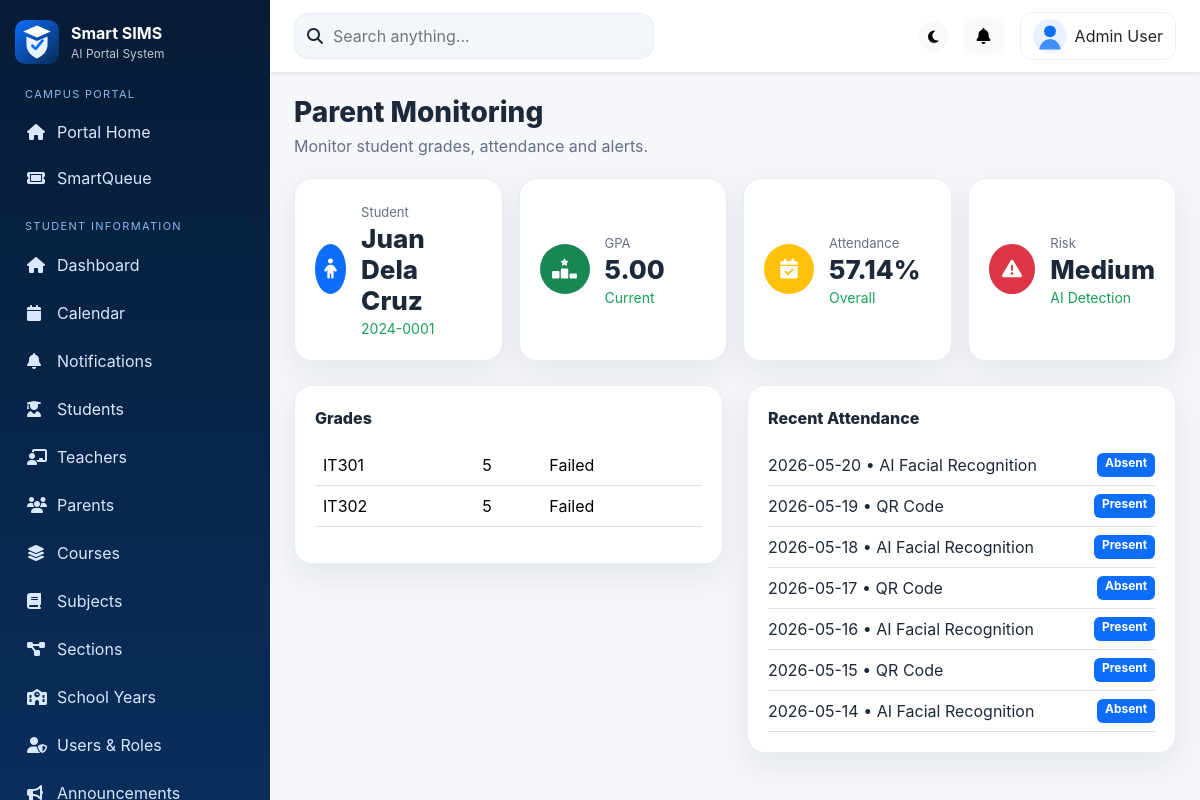
The page /modules/parent/monitor.php (signed in) on the database its author committed.
### tables this page shows
CREATE TABLE users (id INTEGER PRIMARY KEY AUTOINCREMENT, username TEXT UNIQUE NOT NULL, email TEXT UNIQUE, password_hash TEXT NOT NULL, role_id INTEGER NOT NULL, full_name TEXT NOT NULL, status TEXT DEFAULT 'Active', profile_pic TEXT DEFAULT 'default-avatar.svg', last_login TEXT, created_at TEXT DEFAULT CURRENT_TIMESTAMP, FOREIGN KEY(role_id) REFERENCES roles(id));

CREATE TABLE students (id INTEGER PRIMARY KEY AUTOINCREMENT, user_id INTEGER UNIQUE, student_no TEXT UNIQUE NOT NULL, course_id INTEGER, section_id INTEGER, year_level TEXT, birthdate TEXT, gender TEXT, address TEXT, phone TEXT, gpa REAL DEFAULT 1.75, attendance_rate REAL DEFAULT 92.4, risk_level TEXT DEFAULT 'Low', created_at TEXT DEFAULT CURRENT_TIMESTAMP, FOREIGN KEY(user_id) REFERENCES users(id), FOREIGN KEY(course_id) REFERENCES courses(id), FOREIGN KEY(section_id) REFERENCES sections(id));

CREATE TABLE grades (id INTEGER PRIMARY KEY AUTOINCREMENT, student_id INTEGER NOT NULL, subject_id INTEGER NOT NULL, prelim REAL DEFAULT 0, midterm REAL DEFAULT 0, final REAL DEFAULT 0, gpa REAL DEFAULT 0, remarks TEXT, encoded_by INTEGER, created_at TEXT DEFAULT CURRENT_TIMESTAMP, UNIQUE(student_id, subject_id), FOREIGN KEY(student_id) REFERENCES students(id), FOREIGN KEY(subject_id) REFERENCES subjects(id), FOREIGN KEY(encoded_by) REFERENCES users(id));

CREATE TABLE subjects (id INTEGER PRIMARY KEY AUTOINCREMENT, code TEXT UNIQUE NOT NULL, title TEXT NOT NULL, course_id INTEGER, year_level TEXT, units INTEGER DEFAULT 3, teacher_id INTEGER, created_at TEXT DEFAULT CURRENT_TIMESTAMP, FOREIGN KEY(course_id) REFERENCES courses(id));

CREATE TABLE attendance (id INTEGER PRIMARY KEY AUTOINCREMENT, student_id INTEGER NOT NULL, subject_id INTEGER, date TEXT NOT NULL, status TEXT NOT NULL, method TEXT DEFAULT 'Manual', confidence REAL DEFAULT 99.0, marked_by INTEGER, created_at TEXT DEFAULT CURRENT_TIMESTAMP, FOREIGN KEY(student_id) REFERENCES students(id), FOREIGN KEY(subject_id) REFERENCES subjects(id), FOREIGN KEY(marked_by) REFERENCES users(id));

### bootstrap.php (called while the page is built, shortened)
<?php
function db(): PDO {
    static $pdo = null;
    if ($pdo === null) {
        $pdo = new PDO('sqlite:' . DB_PATH);
        $pdo->setAttribute(PDO::ATTR_ERRMODE, PDO::ERRMODE_EXCEPTION);
        $pdo->setAttribute(PDO::ATTR_DEFAULT_FETCH_MODE, PDO::FETCH_ASSOC);
        $pdo->exec('PRAGMA foreign_keys = ON');
    }
    return $pdo;
}
function e($value): string { return htmlspecialchars((string)$value, ENT_QUOTES, 'UTF-8'); }
function root_href(string $path=''): string { return '/sims/' . ltrim($path, '/'); }
function asset(string $path): string { return root_href('assets/' . ltrim($path, '/')); }
function current_user(): ?array { if (empty($_SESSION['user_id'])) return null; $stmt = db()->prepare('SELECT u.*, r.name AS role FROM users u JOIN roles r ON r.id=u.role_id WHERE u.id=?'); $stmt->execute([$_SESSION['user_id']]); return $stmt->fetch() ?: null; }
function rows(string $sql, array $params=[]): array { $st=db()->prepare($sql); $st->execute($params); return $st->fetchAll(); }
function row(string $sql, array $params=[]): ?array { $st=db()->prepare($sql); $st->execute($params); $r=$st->fetch(); return $r ?: null; }
?>

### modules/parent/monitor.php (the view)
<?php require_once __DIR__ . '/../../includes/layout.php'; require_role(['Parent','Admin']); $parent=row('SELECT * FROM parents WHERE user_id=?',[$_SESSION['user_id']]); $child=$parent?row('SELECT s.*,u.full_name FROM students s JOIN users u ON u.id=s.user_id WHERE s.id=?',[$parent['student_id']]):row('SELECT s.*,u.full_name FROM students s JOIN users u ON u.id=s.user_id LIMIT 1'); render_header('Parent Monitoring'); ?><div class="page-title"><div><h1>Parent Monitoring</h1><p>Monitor student grades, attendance and alerts.</p></div></div><?php if($child): ?><div class="row g-3 mb-4"><?php card_stat('Student',$child['full_name'],'fa-child','primary',$child['student_no']); card_stat('GPA',number_format($child['gpa'],2),'fa-ranking-star','success','Current'); card_stat('Attendance',$child['attendance_rate'].'%','fa-calendar-check','warning','Overall'); card_stat('Risk',$child['risk_level'],'fa-triangle-exclamation','danger','AI Detection'); ?></div><div class="row g-4"><div class="col-lg-6"><div class="panel"><div class="panel-title">Grades</div><table class="table"><tbody><?php foreach(rows('SELECT g.*,sub.code FROM grades g JOIN subjects sub ON sub.id=g.subject_id WHERE g.student_id=?',[$child['id']]) as $g): ?><tr><td><?= e($g['code']) ?></td><td><?= e($g['gpa']) ?></td><td><?= e($g['remarks']) ?></td></tr><?php endforeach; ?></tbody></table></div></div><div class="col-lg-6"><div class="panel"><div class="panel-title">Recent Attendance</div><?php foreach(rows('SELECT * FROM attendance WHERE student_id=? ORDER BY date DESC LIMIT 8',[$child['id']]) as $a): ?><div class="d-flex justify-content-between border-bottom py-2"><span><?= e($a['date']) ?> • <?= e($a['method']) ?></span><span class="badge bg-primary"><?= e($a['status']) ?></span></div><?php endforeach; ?></div></div></div><?php else: ?><div class="alert alert-warning">No linked student yet. Contact the administrator.</div><?php endif; ?><?php render_footer(); ?>

### includes/layout.php (shortened to what this page needs)
<?php
require_once __DIR__ . '/../bootstrap.php';
function render_header(string $title='Dashboard'): void {
    $user = current_user();
    $role = $user['role'] ?? 'Guest';
?>
<!doctype html>
<html lang="en">
<head>
    <link href="/sims/assets/css/bootstrap.min.css" rel="stylesheet">
    <link href="/sims/assets/css/fontawesome.min.css" rel="stylesheet">
    <link href="<?= asset('css/style.css') ?>" rel="stylesheet">
</head>
<body>
<div class="app-shell">
<?php render_sidebar($role); ?>
<main class="main-content">
    <nav class="topbar shadow-sm">
        <div class="search-box d-none d-md-flex"><i class="fa-solid fa-search"></i><input id="globalSearch" placeholder="Search anything..."></div>
        <div class="ms-auto d-flex align-items-center gap-3">
            <button class="btn btn-sm btn-light rounded-pill" id="darkModeToggle"><i class="fa-solid fa-moon"></i></button>
            <div class="dropdown">
                <button class="btn btn-light position-relative" data-bs-toggle="dropdown"><i class="fa-solid fa-bell"></i></button>
            </div>
            <div class="dropdown">
                <button class="btn user-chip" data-bs-toggle="dropdown"><img src="<?= asset('images/' . ($user['profile_pic'] ?? 'default-avatar.svg')) ?>" onerror="this.src='<?= asset('images/default-avatar.svg') ?>'"> <span><?= e($user['full_name'] ?? 'Guest') ?></span></button>
            </div>
        </div>
    </nav>
    <div class="page-body">
<?php }
function render_sidebar(string $role): void {
    $baseLinks = [ ['dashboard.php','fa-house','Dashboard'], ['modules/shared/calendar.php','fa-calendar','Calendar'], ['modules/shared/notifications.php','fa-bell','Notifications'] ];
    $links = $baseLinks;
    if ($role === 'Admin') {
        $links = array_merge($links, [
            ['modules/admin/manage.php?entity=students','fa-user-graduate','Students'],
            ['modules/admin/manage.php?entity=teachers','fa-chalkboard-user','Teachers'],
            ['modules/admin/manage.php?entity=parents','fa-users','Parents'],
            ['modules/admin/manage.php?entity=courses','fa-layer-group','Courses'],
            ['modules/admin/manage.php?entity=subjects','fa-book','Subjects'],
            ['modules/admin/manage.php?entity=sections','fa-diagram-project','Sections'],
            ['modules/admin/manage.php?entity=school_years','fa-school','School Years'],
            ['modules/admin/manage.php?entity=users','fa-user-shield','Users & Roles'],
            ['modules/admin/manage.php?entity=announcements','fa-bullhorn','Announcements'],
            ['modules/shared/attendance_ai.php','fa-camera','AI Attendance'],
            ['modules/shared/qr_attendance.php','fa-qrcode','QR Attendance'],
            ['modules/shared/predictive.php','fa-chart-line','Predictive Analytics'],
            ['modules/shared/reports.php','fa-file-export','Reports'],
            ['modules/admin/backup.php','fa-database','Backup Database'],
            ['modules/admin/restore.php','fa-upload','Restore Database'],
            ['modules/admin/logs.php','fa-clock-rotate-left','Activity Logs'],
            ['modules/admin/settings.php','fa-gear','Settings']
        ]);
    } elseif ($role === 'Parent') {
        $links = array_merge($links, [
            ['modules/parent/monitor.php','fa-child','Student Monitoring'],
            ['modules/shared/reports.php','fa-file-export','Reports']
        ]);
    }
?>
<aside class="sidebar" id="sidebar">
    <a class="brand" href="<?= root_href('dashboard.php') ?>"><img src="<?= asset('images/logo.svg') ?>" alt="Smart SIMS"><div><strong>Smart SIMS</strong><span>AI Portal System</span></div></a>
    <div class="side-section">Campus Portal</div>
    <a class="nav-link" href="/portal"><i class="fa-solid fa-house"></i> Portal Home</a>
    <a class="nav-link" href="<?= $role === 'Admin' ? '/Admin/Dashboard' : '/Queue/GetTicket' ?>"><i class="fa-solid fa-ticket"></i> SmartQueue</a>
    <div class="side-section">Student Information</div>
    <ul class="nav flex-column">
        <?php foreach($links as $l): ?>
        <li class="nav-item"><a class="nav-link" href="<?= e(root_href($l[0])) ?>"><i class="fa-solid <?= e($l[1]) ?>"></i><span><?= e($l[2]) ?></span></a></li>
        <?php endforeach; ?>
    </ul>
</aside>
<?php }
function render_footer(): void { ?>
    </div>
</main>
</div>
</body>
</html>
<?php }
function card_stat(string $title, string $value, string $icon, string $class='primary', string $sub=''): void { ?>
<div class="col-sm-6 col-xl-3"><div class="stat-card"><div class="stat-icon bg-<?= e($class) ?>"><i class="fa-solid <?= e($icon) ?>"></i></div><div><span><?= e($title) ?></span><h3><?= e($value) ?></h3><small><?= e($sub) ?></small></div></div></div>
<?php }
?>

### assets/css/style.css (style rules this page uses)
:root { --blue:#0d6efd;--darkblue:#062b55;--navy:#071a2f;--bg:#f5f7fb;--card:#fff;--text:#1d2939;--muted:#667085;--border:#e8edf5;--shadow:0 12px 30px rgba(16,24,40,.08) }
* { box-sizing:border-box }
body { font-family:Inter,system-ui,-apple-system,"Segoe UI",Arial,sans-serif;background:var(--bg);color:var(--text);margin:0 }
.app-shell { display:flex;min-height:100vh }
.sidebar { width:270px;background:linear-gradient(180deg,#061b35,#092e5b);color:white;position:fixed;inset:0 auto 0 0;padding:20px 15px;z-index:50;overflow-y:auto;transition:.25s }
.brand { display:flex;gap:12px;align-items:center;color:white;text-decoration:none;margin-bottom:22px }
.brand img { width:44px;height:44px }
.brand span { display:block;font-size:12px;opacity:.75 }
.side-section { font-size:11px;text-transform:uppercase;letter-spacing:.12em;color:#8db7ea;margin:18px 10px 7px }
.sidebar .nav-link { color:#d9e8ff;border-radius:12px;padding:10px 12px;margin:2px 0;display:flex;gap:12px;align-items:center }
.sidebar .nav-link i { width:18px }
.main-content { margin-left:270px;width:calc(100% - 270px) }
.topbar { height:72px;background:#fff;display:flex;align-items:center;padding:0 24px;position:sticky;top:0;z-index:20 }
.page-body { padding:24px }
.search-box { width:360px;background:#f3f6fb;border:1px solid #e7ecf4;border-radius:14px;align-items:center;padding:0 12px }
.search-box input { border:0;background:transparent;outline:0;padding:10px;width:100% }
.user-chip { display:flex;align-items:center;gap:8px;border:1px solid #edf0f6;border-radius:999px;background:#fff }
.user-chip img { width:34px;height:34px;border-radius:50% }
.page-title { display:flex;align-items:center;justify-content:space-between;gap:16px;margin-bottom:20px }
.page-title h1 { font-size:28px;font-weight:800;margin:0 }
.page-title p { color:var(--muted);margin:4px 0 0 }
.stat-card,.panel { background:var(--card);border:1px solid var(--border);border-radius:18px;box-shadow:var(--shadow) }
.stat-card { display:flex;gap:15px;align-items:center;padding:20px;height:100% }
.stat-icon { width:50px;height:50px;border-radius:50%;display:flex;align-items:center;justify-content:center;color:white;font-size:20px }
.stat-card span { color:var(--muted);font-size:13px }
.stat-card h3 { font-size:26px;font-weight:800;margin:0 }
.stat-card small { color:#18a058 }
.panel { padding:20px;margin-bottom:20px }
.panel-title { font-weight:800;margin-bottom:15px;display:flex;align-items:center;justify-content:space-between }
.table { vertical-align:middle }
.btn { border-radius:12px }

### rows shown on the page
users: profile_pic (placeholder picture), full_name "Admin User"
students: student_no "2024-0001"
grades: subject.code "IT301", gpa "5", remarks "Failed"
grades: subject.code "IT302", gpa "5", remarks "Failed"
attendance: date "2026-05-20", method "AI Facial Recognition", status "Absent"
attendance: date "2026-05-19", method "QR Code", status "Present"
attendance: date "2026-05-18", method "AI Facial Recognition", status "Present"
attendance: date "2026-05-17", method "QR Code", status "Absent"
attendance: date "2026-05-16", method "AI Facial Recognition", status "Present"
attendance: date "2026-05-15", method "QR Code", status "Present"
attendance: date "2026-05-14", method "AI Facial Recognition", status "Absent"

### other values the page prints
$l[2] "Dashboard"
$l[2] "Calendar"
$l[2] "Notifications"
$l[2] "Students"
$l[2] "Teachers"
$l[2] "Parents"
$l[2] "Courses"
$l[2] "Subjects"
$l[2] "Sections"
$l[2] "School Years"
$l[2] "Users & Roles"
$title "Student GPA Attendance Risk"
$value "Juan Dela Cruz 5.00 57.14% Medium"
$sub "Current Overall AI Detection"
